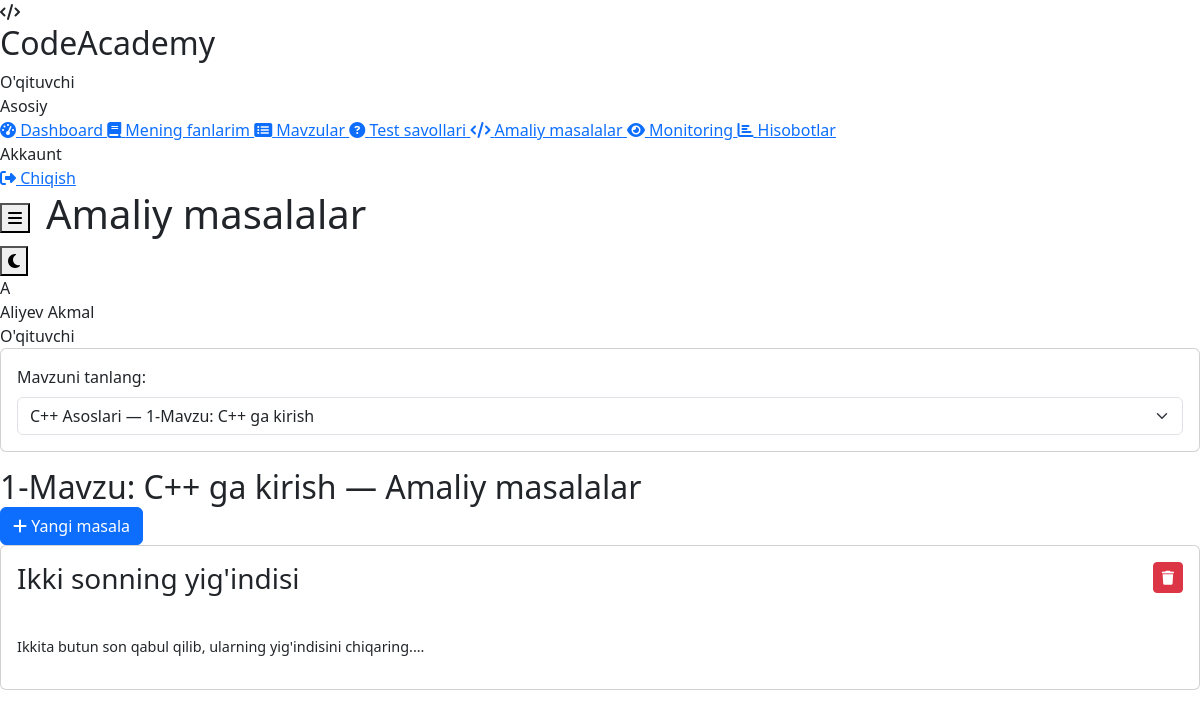
/teacher/tasks.php?topic_id=1 (signed in), run on the app's committed database.
### tables this page shows
CREATE TABLE `users` (
    `id` INT UNSIGNED AUTO_INCREMENT PRIMARY KEY,
    `full_name` VARCHAR(150) NOT NULL,
    `username` VARCHAR(50) NOT NULL UNIQUE,
    `email` VARCHAR(100) NOT NULL UNIQUE,
    `password` VARCHAR(255) NOT NULL,
    `role` ENUM('admin', 'teacher', 'student') NOT NULL DEFAULT 'student',
    `avatar` VARCHAR(255) DEFAULT 'default.png',
    `phone` VARCHAR(20) DEFAULT NULL,
    `status` ENUM('active', 'blocked', 'pending') NOT NULL DEFAULT 'active',
    `language` ENUM('uz', 'ru', 'en') NOT NULL DEFAULT 'uz',
    `last_login` TIMESTAMP NULL DEFAULT NULL,
    `created_at` TIMESTAMP DEFAULT CURRENT_TIMESTAMP,
    `updated_at` TIMESTAMP DEFAULT CURRENT_TIMESTAMP ON UPDATE CURRENT_TIMESTAMP,
    INDEX `idx_role` (`role`),
    INDEX `idx_status` (`status`)
);

CREATE TABLE `topics` (
    `id` INT UNSIGNED AUTO_INCREMENT PRIMARY KEY,
    `subject_id` INT UNSIGNED NOT NULL,
    `title` VARCHAR(255) NOT NULL,
    `content` LONGTEXT,
    `order_number` INT NOT NULL DEFAULT 1,
    `video_url` VARCHAR(500) DEFAULT NULL,
    `video_duration` INT DEFAULT 0 COMMENT 'Sekundlarda',
    `passing_score` INT DEFAULT 60 COMMENT 'O''tish bali (%)',
    `status` ENUM('draft', 'published') DEFAULT 'draft',
    `created_by` INT UNSIGNED NOT NULL,
    `created_at` TIMESTAMP DEFAULT CURRENT_TIMESTAMP,
    `updated_at` TIMESTAMP DEFAULT CURRENT_TIMESTAMP ON UPDATE CURRENT_TIMESTAMP,
    FOREIGN KEY (`subject_id`) REFERENCES `subjects`(`id`) ON DELETE CASCADE,
    FOREIGN KEY (`created_by`) REFERENCES `users`(`id`) ON DELETE CASCADE,
    INDEX `idx_subject_order` (`subject_id`, `order_number`)
);

CREATE TABLE `tasks` (
    `id` INT UNSIGNED AUTO_INCREMENT PRIMARY KEY,
    `topic_id` INT UNSIGNED NOT NULL,
    `title` VARCHAR(255) NOT NULL,
    `description` LONGTEXT NOT NULL,
    `input_example` TEXT,
    `output_example` TEXT,
    `time_limit` INT DEFAULT 1000 COMMENT 'Millisekundlarda',
    `memory_limit` INT DEFAULT 256 COMMENT 'MB',
    `difficulty` ENUM('easy', 'medium', 'hard') DEFAULT 'medium',
    `created_at` TIMESTAMP DEFAULT CURRENT_TIMESTAMP,
    FOREIGN KEY (`topic_id`) REFERENCES `topics`(`id`) ON DELETE CASCADE
);

### includes/auth.php (called while the page is built, shortened)
<?php
require_once __DIR__ . '/db.php';
class Auth {
    public static function isLoggedIn() {
        return true;
    }
    public static function user() {
        return db()->fetchOne("SELECT * FROM users WHERE id = ?", [$_SESSION['user_id']]);
    }
}

### includes/db.php (called while the page is built, shortened)
<?php
class Database {
    private static $instance = null;
    private $pdo;
    private function __construct() {
        try {
            $dsn = "mysql:host=" . DB_HOST . ";dbname=" . DB_NAME . ";charset=" . DB_CHARSET;
            $options = [
                PDO::ATTR_ERRMODE => PDO::ERRMODE_EXCEPTION,
                PDO::ATTR_DEFAULT_FETCH_MODE => PDO::FETCH_ASSOC,
                PDO::ATTR_EMULATE_PREPARES => false,
                PDO::MYSQL_ATTR_INIT_COMMAND => "SET NAMES utf8mb4 COLLATE utf8mb4_unicode_ci"
            ];
            $this->pdo = new PDO($dsn, DB_USER, DB_PASS, $options);
        } catch (PDOException $e) {
            if (DEBUG_MODE) {
                die("Database ulanish xatosi: " . $e->getMessage());
            } else {
                die("Database bilan ulanishda xatolik yuz berdi.");
            }
        }
    }
    public static function getInstance() {
        if (self::$instance === null) {
            self::$instance = new self();
        }
        return self::$instance;
    }
    public function query($sql, $params = []) {
        $stmt = $this->pdo->prepare($sql);
        $stmt->execute($params);
        return $stmt;
    }
    public function fetchOne($sql, $params = []) {
        return $this->query($sql, $params)->fetch();
    }
    public function fetchAll($sql, $params = []) {
        return $this->query($sql, $params)->fetchAll();
    }
}
function db() {
    return Database::getInstance();
}

### includes/functions.php (called while the page is built, shortened)
<?php
function e($string) {
    return htmlspecialchars($string ?? '', ENT_QUOTES, 'UTF-8');
}

### teacher/tasks.php (the view, shortened to what this page needs)
<?php
$pageTitle = 'Amaliy masalalar';
require_once __DIR__ . '/../includes/auth.php';
require_once __DIR__ . '/../includes/functions.php';
$teacherId = $_SESSION['user_id'];
$topicId = (int)($_GET['topic_id'] ?? 0);
$topic = null;
if ($topicId) {
    $topic = db()->fetchOne(
        "SELECT t.*, s.name as subject_name FROM topics t
         JOIN subjects s ON t.subject_id = s.id
         JOIN subject_teachers st ON s.id = st.subject_id
         WHERE t.id = ? AND st.teacher_id = ?", [$topicId, $teacherId]
    );
}
$myTopics = db()->fetchAll(
    "SELECT t.id, t.title, s.name as subject_name
     FROM topics t
     JOIN subjects s ON t.subject_id = s.id
     JOIN subject_teachers st ON s.id = st.subject_id
     WHERE st.teacher_id = ?
     ORDER BY s.name, t.order_number", [$teacherId]
);
$tasks = [];
if ($topic) {
    $tasks = db()->fetchAll(
        "SELECT t.*,
            (SELECT COUNT(*) FROM test_cases WHERE task_id = t.id) as test_count,
            (SELECT COUNT(*) FROM task_submissions WHERE task_id = t.id) as submission_count
         FROM tasks t WHERE t.topic_id = ?", [$topicId]
    );
}
require_once __DIR__ . '/../includes/header.php';
?>
<div class="card mb-3">
    <div class="card-body">
        <form method="GET">
            <label class="form-label">Mavzuni tanlang:</label>
            <select name="topic_id" class="form-select" onchange="this.form.submit()">
                <?php foreach ($myTopics as $t): ?>
                    <option value="<?= $t['id'] ?>" <?= $topicId === (int)$t['id'] ? 'selected' : '' ?>>
                        <?= e($t['subject_name']) ?> — <?= e($t['title']) ?>
                    </option>
                <?php endforeach; ?>
            </select>
        </form>
    </div>
</div>
<?php if ($topic): ?>
    <div class="toolbar">
        <h2 style="margin: 0; flex: 1;"><?= e($topic['title']) ?> — Amaliy masalalar</h2>
        <button class="btn btn-primary" data-bs-toggle="modal" data-bs-target="#createTaskModal">
            <i class="fas fa-plus"></i> Yangi masala
        </button>
    </div>
    <?php if (empty($tasks)): ?>
        <div class="card">
            <div class="card-body" style="text-align: center; padding: 3rem;">
                <i class="fas fa-code" style="font-size: 3rem; color: var(--text-tertiary);"></i>
                <h3 style="color: var(--text-tertiary); margin-top: 1rem;">Hech qanday masala yo'q</h3>
            </div>
        </div>
    <?php else: ?>
        <?php foreach ($tasks as $t): ?>
            <div class="card mb-3">
                <div class="card-body">
                    <div style="display: flex; justify-content: space-between; align-items: start; margin-bottom: 1rem;">
                        <div style="flex: 1;">
                            <h3 style="margin-bottom: 0.5rem;"><?= e($t['title']) ?></h3>
                            <div style="display: flex; gap: 0.5rem; margin-bottom: 0.75rem;">
                                <span class="badge badge-<?= ['easy'=>'success','medium'=>'warning','hard'=>'danger'][$t['difficulty']] ?>">
                                </span>
                                <span class="badge badge-info"><i class="fas fa-clock"></i> <?= $t['time_limit'] ?>ms</span>
                                <span class="badge badge-info"><i class="fas fa-memory"></i> <?= $t['memory_limit'] ?>MB</span>
                                <span class="badge badge-secondary"><i class="fas fa-vial"></i> <?= $t['test_count'] ?> test</span>
                                <span class="badge badge-primary"><i class="fas fa-code"></i> <?= $t['submission_count'] ?> topshiriq</span>
                            </div>
                            <div style="color: var(--text-secondary); white-space: pre-wrap; font-size: 0.9rem;"><?= e(mb_substr($t['description'], 0, 200)) ?>...</div>
                        </div>
                        <form method="POST" style="display: inline; margin-left: 1rem;">
                            <button type="submit" class="btn btn-sm btn-danger"
                                    data-confirm="Masalani o'chirmoqchimisiz?">
                                <i class="fas fa-trash"></i>
                            </button>
                        </form>
                    </div>
                </div>
            </div>
        <?php endforeach; ?>
    <?php endif; ?>
<?php endif; ?>
<?php
require_once __DIR__ . '/../includes/footer.php';
?>

### includes/header.php (shortened to what this page needs)
<?php
require_once __DIR__ . '/auth.php';
require_once __DIR__ . '/functions.php';
$user = Auth::user();
$role = $user['role'];
$currentPage = basename($_SERVER['PHP_SELF']);
$pageTitle = $pageTitle ?? 'Dashboard';
$menus = [
    'admin' => [
        ['url' => 'dashboard.php', 'icon' => 'fa-tachometer-alt', 'title' => 'Dashboard'],
        ['url' => 'users.php', 'icon' => 'fa-users', 'title' => 'Foydalanuvchilar'],
        ['url' => 'subjects.php', 'icon' => 'fa-book', 'title' => 'Fanlar'],
        ['url' => 'assignments.php', 'icon' => 'fa-link', 'title' => 'Biriktirish'],
        ['url' => 'reports.php', 'icon' => 'fa-chart-bar', 'title' => 'Hisobotlar'],
        ['url' => 'settings.php', 'icon' => 'fa-cog', 'title' => 'Sozlamalar'],
        ['url' => 'logs.php', 'icon' => 'fa-history', 'title' => 'Loglar'],
    ],
    'teacher' => [
        ['url' => 'dashboard.php', 'icon' => 'fa-tachometer-alt', 'title' => 'Dashboard'],
        ['url' => 'my_subjects.php', 'icon' => 'fa-book', 'title' => 'Mening fanlarim'],
        ['url' => 'topics.php', 'icon' => 'fa-list-alt', 'title' => 'Mavzular'],
        ['url' => 'questions.php', 'icon' => 'fa-question-circle', 'title' => 'Test savollari'],
        ['url' => 'tasks.php', 'icon' => 'fa-code', 'title' => 'Amaliy masalalar'],
        ['url' => 'monitoring.php', 'icon' => 'fa-eye', 'title' => 'Monitoring'],
        ['url' => 'reports.php', 'icon' => 'fa-chart-bar', 'title' => 'Hisobotlar'],
    ],
    'student' => [
        ['url' => 'dashboard.php', 'icon' => 'fa-tachometer-alt', 'title' => 'Dashboard'],
        ['url' => 'my_subjects.php', 'icon' => 'fa-book', 'title' => 'Mening fanlarim'],
        ['url' => 'grades.php', 'icon' => 'fa-medal', 'title' => 'Mening baholarim'],
        ['url' => 'my_submissions.php', 'icon' => 'fa-code', 'title' => 'Mening yechimlarim'],
        ['url' => 'ai_assistant.php', 'icon' => 'fa-robot', 'title' => 'AI Yordamchi'],
        ['url' => 'profile.php', 'icon' => 'fa-user', 'title' => 'Profil'],
    ]
];
$menu = $menus[$role] ?? [];
?>
<!DOCTYPE html>
<html lang="uz">
<head>
    <link href="https://cdnjs.cloudflare.com/ajax/libs/font-awesome/6.4.0/css/all.min.css" rel="stylesheet">
    <link href="https://cdn.jsdelivr.net/npm/bootstrap@5.3.0/dist/css/bootstrap.min.css" rel="stylesheet">
    <link rel="stylesheet" href="<?= SITE_URL ?>/assets/css/style.css">
</head>
<body>
    <div class="app-layout">
        <aside class="sidebar">
            <div class="sidebar-header">
                <div class="logo-icon">
                    <i class="fas fa-code"></i>
                </div>
                <div>
                    <h2>CodeAcademy</h2>
                    <span><?php
                        echo $role === 'admin' ? 'Admin Panel'
                            : ($role === 'teacher' ? 'O\'qituvchi' : 'Talaba');
                    ?></span>
                </div>
            </div>
            <nav class="sidebar-nav">
                <div class="sidebar-section">Asosiy</div>
                <?php foreach ($menu as $item): ?>
                    <a href="<?= SITE_URL ?>/<?= $role ?>/<?= $item['url'] ?>"
                       class="sidebar-link <?= $currentPage === $item['url'] ? 'active' : '' ?>">
                        <i class="fas <?= $item['icon'] ?>"></i>
                        <span><?= e($item['title']) ?></span>
                    </a>
                <?php endforeach; ?>
                <div class="sidebar-section">Akkaunt</div>
                <a href="<?= SITE_URL ?>/logout.php" class="sidebar-link"
                   data-confirm="Tizimdan chiqmoqchimisiz?">
                    <i class="fas fa-sign-out-alt"></i>
                    <span>Chiqish</span>
                </a>
            </nav>
        </aside>
        <div class="main-content">
            <header class="top-header">
                <div style="display: flex; align-items: center; gap: 1rem;">
                    <button class="menu-toggle">
                        <i class="fas fa-bars"></i>
                    </button>
                    <h1 class="page-title"><?= e($pageTitle) ?></h1>
                </div>
                <div class="header-actions">
                    <button class="theme-toggle" title="Mavzuni o'zgartirish">
                        <i class="fas fa-moon"></i>
                    </button>
                    <div class="user-menu">
                        <div class="user-avatar">
                            <?= strtoupper(substr($user['full_name'], 0, 1)) ?>
                        </div>
                        <div>
                            <div class="user-name"><?= e($user['full_name']) ?></div>
                            <div class="user-role">
                                <?= $role === 'admin' ? 'Administrator'
                                    : ($role === 'teacher' ? 'O\'qituvchi' : 'Talaba') ?>
                            </div>
                        </div>
                    </div>
                </div>
            </header>
            <main class="page-content fade-in">

### data on the page
users: full_name "A", full_name "Aliyev Akmal"
topics: title "1-Mavzu: C++ ga kirish"
tasks: title "Ikki sonning yig'indisi", description "Ikkita butun son qabul qilib, ularning yig'indisini chiqaring."

### other printed values
$item['title'] "Dashboard"
$item['title'] "Mening fanlarim"
$item['title'] "Mavzular"
$item['title'] "Test savollari"
$item['title'] "Amaliy masalalar"
$item['title'] "Monitoring"
$item['title'] "Hisobotlar"
$pageTitle "Amaliy masalalar"
form field topic_id "C++ Asoslari — 1-Mavzu: C++ ga kirish"
